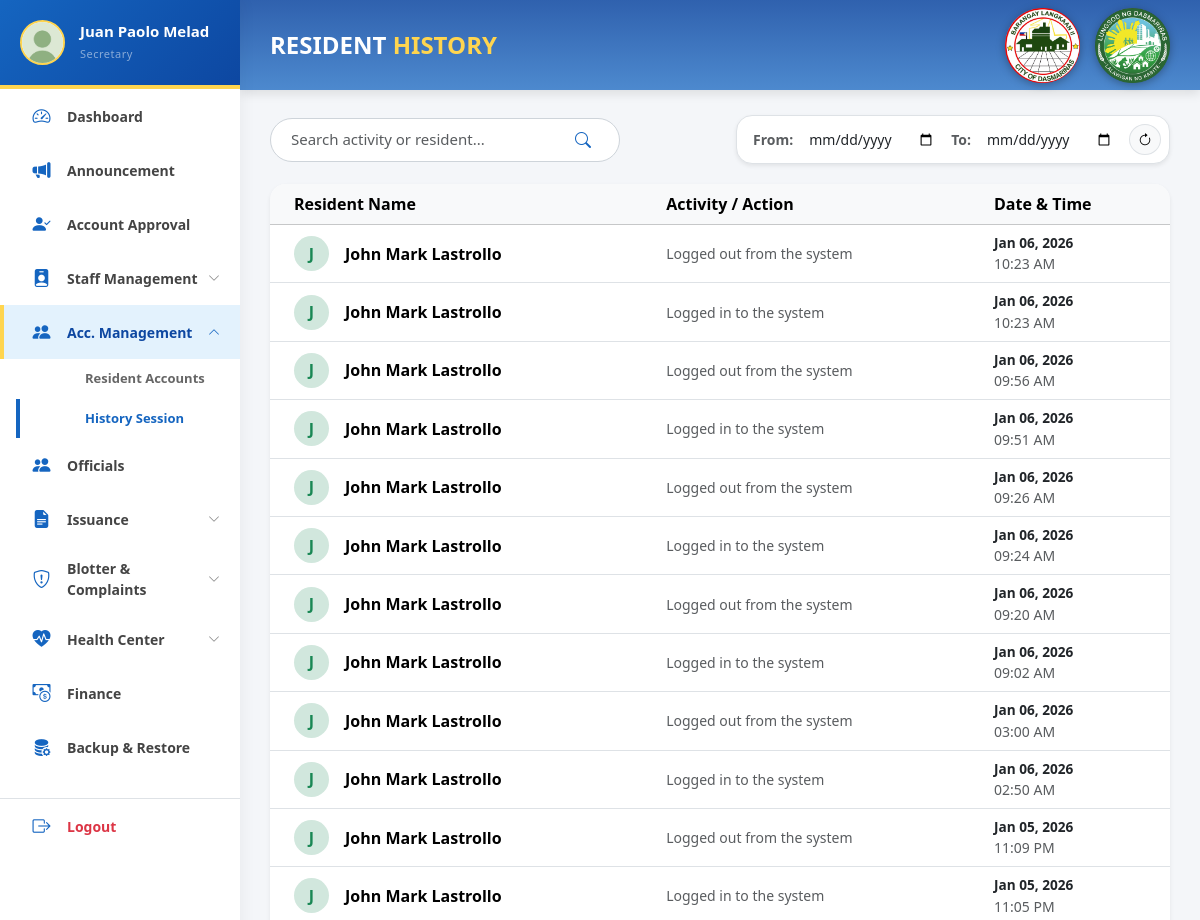
Before: /pages/admin/resident_history.php (signed in, upper part) with the older database file.
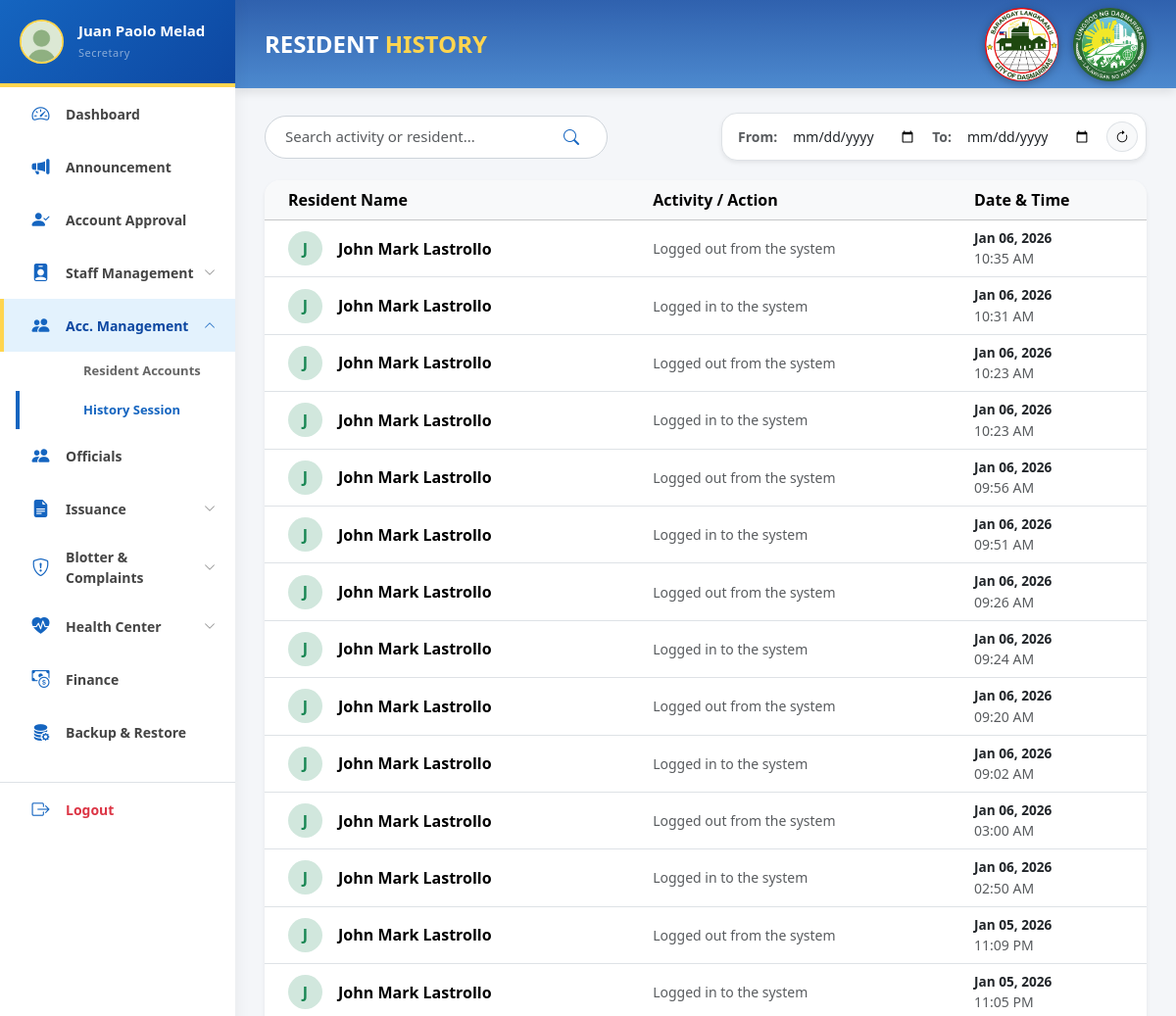
After: the same page with the newer database file.
### tables this page shows
CREATE TABLE `history_logs` (
  `log_id` int(11) NOT NULL,
  `user_id` int(11) DEFAULT NULL,
  `action` varchar(255) NOT NULL,
  `timestamp` datetime DEFAULT current_timestamp()
);

CREATE TABLE `users` (
  `user_id` int(11) NOT NULL,
  `email` varchar(150) NOT NULL,
  `position` varchar(100) DEFAULT NULL,
  `password` varchar(255) NOT NULL,
  `first_name` varchar(100) NOT NULL,
  `last_name` varchar(100) NOT NULL,
  `role` enum('Admin','Staff','Resident') NOT NULL DEFAULT 'Resident',
  `status` enum('Active','Inactive','Pending','Rejected') NOT NULL DEFAULT 'Pending',
  `created_at` timestamp NOT NULL DEFAULT current_timestamp()
);

### pages/admin/resident_history.php (the view, shortened to what this page needs)
<?php
require_once '../../backend/db_connect.php';
try {
    $stmt = $conn->prepare("
        SELECT h.*, u.first_name, u.last_name, u.role
        FROM history_logs h
        JOIN users u ON h.user_id = u.user_id
        WHERE u.role = 'Resident'
        ORDER BY h.timestamp DESC
    ");
    $stmt->execute();
    $logs = $stmt->fetchAll(PDO::FETCH_ASSOC);
} catch (PDOException $e) {
    $logs = [];
}
?>
<!DOCTYPE html>
<html lang="en">
<head>
    <link href="../../css/bootstrap.min.css" rel="stylesheet">
    <link rel="stylesheet" href="https://cdn.jsdelivr.net/npm/bootstrap-icons@1.11.1/font/bootstrap-icons.css">
    <link rel="stylesheet" href="../../css/admin.css">
    <link rel="stylesheet" href="../../css/sidebar.css" />
</head>
<body>
    <?php include '../../includes/sidebar.php'; ?>
    <div id="main-content">
        <div class="header">
            <h1 class="header-title">RESIDENT <span class="green">HISTORY</span></h1>
            <div class="header-logos">
                <img src="../../assets/img/Langkaan 2 Logo-modified.png">
                <img src="../../assets/img/dasma logo-modified.png">
            </div>
        </div>
        <div class="content">
            <div class="d-flex justify-content-between align-items-center mb-4 flex-wrap gap-3">
                <div class="search-box">
                    <input type="text" id="residentLogSearch" placeholder="Search activity or resident..." class="form-control shadow-sm" style="border-radius: 20px; width: 300px;">
                    <button type="button"><i class="bi bi-search"></i></button>
                </div>
                <div class="d-flex align-items-center gap-2 bg-white p-2 rounded-4 shadow-sm border">
                    <span class="small fw-bold text-muted ps-2">From:</span>
                    <input type="date" id="startDate" class="form-control form-control-sm border-0">
                    <span class="small fw-bold text-muted">To:</span>
                    <input type="date" id="endDate" class="form-control form-control-sm border-0">
                    <button class="btn btn-light btn-sm rounded-circle border" id="resetFilters" title="Reset Filters">
                        <i class="bi bi-arrow-clockwise"></i>
                    </button>
                </div>
            </div>
            <div class="card shadow-sm border-0 rounded-4 overflow-hidden">
                <div class="card-body p-0">
                    <div class="table-responsive">
                        <table class="table table-hover align-middle mb-0">
                            <thead class="table-light">
                                <tr>
                                    <th class="ps-4">Resident Name</th>
                                    <th>Activity / Action</th>
                                    <th>Date & Time</th>
                                </tr>
                            </thead>
                            <tbody id="residentLogsTable">
                                <?php if(empty($logs)): ?>
                                    <tr class="no-logs"><td colspan="3" class="text-center py-4 text-muted">No activity logs found for residents.</td></tr>
                                <?php else: ?>
                                    <?php foreach ($logs as $log): ?>
                                    <tr class="log-row" data-date="<?= date("Y-m-d", strtotime($log['timestamp'])) ?>">
                                        <td class="ps-4 fw-bold">
                                            <div class="d-flex align-items-center">
                                                <div class="bg-success-subtle text-success rounded-circle d-flex align-items-center justify-content-center fw-bold me-3" style="width: 35px; height: 35px;">
                                                    <?= strtoupper(substr($log['first_name'], 0, 1)) ?>
                                                </div>
                                                <?= htmlspecialchars($log['first_name'] . ' ' . $log['last_name']) ?>
                                            </div>
                                        </td>
                                        <td class="text-muted small"><?= htmlspecialchars($log['action']) ?></td>
                                        <td>
                                            <div class="fw-bold text-dark" style="font-size: 0.85rem;">
                                                <?= date("M d, Y", strtotime($log['timestamp'])) ?>
                                            </div>
                                            <div class="small text-muted">
                                                <?= date("h:i A", strtotime($log['timestamp'])) ?>
                                            </div>
                                        </td>
                                    </tr>
                                    <?php endforeach; ?>
                                <?php endif; ?>
                            </tbody>
                        </table>
                    </div>
                </div>
            </div>
        </div>
    </div>
</body>
</html>

Changed rows visible on the page:
added history_logs: user.first_name "J", user.last_name "John Mark Lastrollo", action "Logged out from the system", timestamp "Jan 06, 2026", timestamp "10:35 AM"
added history_logs: user.first_name "J", user.last_name "John Mark Lastrollo", action "Logged in to the system", timestamp "Jan 06, 2026", timestamp "10:31 AM"
